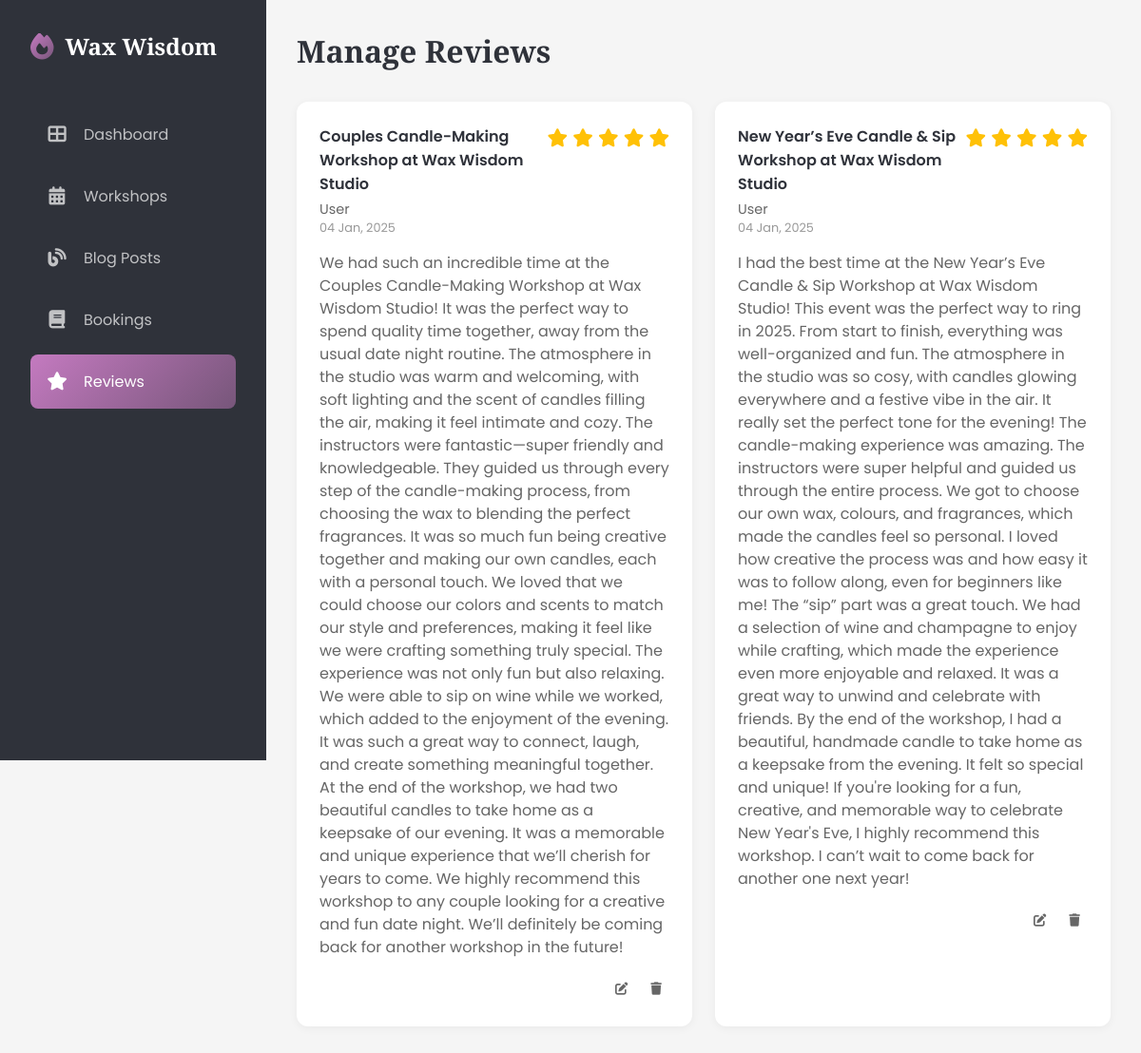
/dashboard/reviews/ (signed in), run on the app's committed database.
### candle/models.py (models this page shows, shortened)
class Config(models.Model):
    site_name = models.CharField(max_length=255)
    site_title = models.CharField(max_length=255)
    site_description = models.TextField()
    about_us = HTMLField(blank=True, null=True)
    facebook_url = models.URLField(blank=True, null=True)
    instagram_url = models.URLField(blank=True, null=True)
    pinterest_url = models.URLField(blank=True, null=True)
    created_at = models.DateTimeField(auto_now_add=True)
    updated_at = models.DateTimeField(auto_now=True)
    class Meta:
        verbose_name = 'Site Configuration'
        verbose_name_plural = 'Site Configuration'
    def as_dict(self):
        return {
            'site_name': self.site_name or '',
            'site_title': self.site_title or '',
            "about_us": self.about_us or '',
            'site_description': self.site_description or '',
            'facebook_url': self.facebook_url or '',
            'instagram_url': self.instagram_url or '',
            "pinterest_url": self.pinterest_url or ""
        }

class Review(models.Model):
    user = models.ForeignKey(
        User, on_delete=models.CASCADE, related_name='reviews', related_query_name='review'
    )
    workshop = models.ForeignKey(
        CandleWorkshop, on_delete=models.CASCADE, related_name='reviews', related_query_name='review'
    )
    rating = models.IntegerField(default=5)
    comment = models.TextField()
    created_at = models.DateTimeField(auto_now_add=True)

class CandleWorkshop(models.Model):
    title = models.CharField(max_length=255)
    description = models.TextField()
    duration = models.FloatField(
        help_text='Duration of the workshop in hours (e.g., 1.5 for 1.5 hours)'
    )
    thumbnail = models.ImageField(
        upload_to='workshop_thumbnails/',
        null=True,
        blank=True,
        help_text='Featured image for the workshop',
        storage=RawMediaCloudinaryStorage()
    )
    date = models.DateField()
    time = models.TimeField()
    price = models.DecimalField(max_digits=10, decimal_places=2)
    capacity = models.IntegerField()
    class Meta:
        ordering = ("-date",)

### candle/views.py (the view)
# urls.py: path("reviews/",DashboardReviewView.as_view(),name="dashboard_reviews"),
class DashboardReviewView(LoginRequiredMixin, ListView):
    model = Review
    template_name = "candle/dashboard/reviews.html"
    context_object_name = 'reviews'
    paginate_by = 10
    def get_queryset(self):
        user = self.request.user
        if user.is_superuser:
            return Review.objects.all().order_by('-created_at')
        return Review.objects.filter(user=user).order_by('-created_at')
    def get_context_data(self, **kwargs):
        context = super().get_context_data(**kwargs)
        context["active_menu"] = "reviews"
        return context

### candle/context_processors.py (called while the page is built)
def company_info(request):
    config = {
        "latest_blogs":Blogpost.objects.all()[:6],
        "latest_workshops":CandleWorkshop.objects.all()[:6]
    }
    try:
        config.update(Config.objects.first().as_dict())
    except Exception as e:
        pass
    return config

### candle/templates/candle/dashboard/reviews.html (shortened to what this page needs)
{% extends 'candle/dashboard/base.html' %}
{% block content %}
<main class="main-content">
    <div class="page-header">
        <h1 class="page-title">Manage Reviews</h1>
    </div>
    <div class="reviews-grid" id="reviewsGrid">
        {% for review in reviews %}
            <div class="review-card">
                <div class="review-header">
                    <div class="review-info">
                        <div class="review-workshop">{{review.workshop.title}}</div>
                        <div class="review-customer">{{review.user.get_full_name|default:"User"}}</div>
                        <div class="review-date">{{review.created_at|date:"d M, Y"}}</div>
                    </div>
                    <div class="review-rating">
                        {% with avg_rating=review.rating|floatformat:"0" %}
                        <div class="workshop-rating">
                            <div class="stars">
                                {% for i in ""|ljust:avg_rating %}
                                    <i class="fas fa-star"></i>
                                {% endfor %}
                            </div>
                        </div>
                        {% endwith %}
                    </div>
                </div>
                <div class="review-content">{{review.comment}}</div>
                <div class="review-actions">
                    <button class="action-btn" onclick="openRatingModal({{review.workshop.id}})">
                        <i class="fas fa-edit"></i>
                    </button>
                    <form method="post" action="{% url 'candle:delete_reviews' review.id %}" class="delete-form">
                        <button type="submit" class="action-btn">
                            <i class="fas fa-trash"></i>
                        </button>
                    </form>
                </div>
            </div>
        {% empty %}
            <div class="empty-state">
                <i class="fas fa-star"></i>
                <p>No Reviews Yet</p>
                <span>Your reviews will appear here once customers leave feedback</span>
            </div>
        {% endfor %}
    </div>
</main>
{% endblock content %}

### candle/templates/candle/dashboard/fragments/sidebar.html (shortened to what this page needs)
<aside class="sidebar">
    <div class="logo">
        <i class="fas fa-fire"></i>
        <span>{{site_name}}</span>
    </div>
    <ul class="nav-menu">
        <li class="nav-item">
            <a href="{% url 'candle:dashboard' %}" class="nav-link {% if active_menu == 'dashboard'%} active {% endif %}">
                <i class="fas fa-th-large"></i>
                <span>Dashboard</span>
            </a>
        </li>
        {% if user.is_superuser %}
        <li class="nav-item">
            <a href="{% url 'candle:dashboard_workshops' %}" class="nav-link {% if active_menu == 'workshops'%} active {% endif %}">
                <i class="fas fa-calendar-alt"></i>
                <span>Workshops</span>
            </a>
        </li>
        <li class="nav-item">
            <a href="{% url 'candle:dashboard_blogs' %}" class="nav-link {% if active_menu == 'blogs'%} active {% endif %}">
                <i class="fas fa-blog"></i>
                <span>{% if not user.is_superuser %}My {% endif %}Blog Posts</span>
            </a>
        </li>
        {% endif %}
        <li class="nav-item">
            <a href="{% url 'candle:dashboard_bookings' %}" class="nav-link {% if active_menu == 'bookings'%} active {% endif %}">
                <i class="fas fa-book"></i>
                <span>{% if not user.is_superuser %}My {% endif %}Bookings</span>
            </a>
        </li>
        <li class="nav-item">
            <a href="{% url 'candle:dashboard_reviews' %}" class="nav-link {% if active_menu == 'reviews'%} active {% endif %}">
                <i class="fas fa-star"></i>
                <span>{% if not user.is_superuser %}My {% endif %}Reviews</span>
            </a>
        </li>
    </ul>
</aside>

### candle/static/candle/dashboard/main.css (style rules this page uses)
:root { --color-dark: #2F323A; --color-purple: #77567A; --color-magenta: #C47AC0; --color-pink: #E39EC1; --color-light: #DEBAC0; --gradient-primary: linear-gradient(135deg, var(--color-magenta), var(--color-purple)); --gradient-hover: linear-gradient(135deg, var(--color-purple), var(--color-magenta)); }
* { margin: 0; padding: 0; box-sizing: border-box; }
body { font-family: 'Poppins', sans-serif; background-color: #f5f5f5; display: flex; min-height: 100vh; overflow-x: hidden; }
.sidebar { width: 280px; background: var(--color-dark); min-height: 100vh; padding: 2rem; position: fixed; left: 0; top: 0; transition: all 0.3s ease; z-index: 1000; }
.logo { color: white; font-size: 1.5rem; font-weight: bold; font-family: 'Playfair Display', serif; display: flex; align-items: center; gap: 0.75rem; margin-bottom: 3rem; white-space: nowrap; padding-right: 1rem; }
.logo i { background: var(--gradient-primary); -webkit-background-clip: text; -webkit-text-fill-color: transparent; font-size: 1.75rem; flex-shrink: 0; }
.nav-menu { list-style: none; }
.nav-item { margin-bottom: 0.5rem; position: relative; }
.nav-link { color: rgba(255, 255, 255, 0.7); text-decoration: none; display: flex; align-items: center; padding: 1rem; border-radius: 8px; transition: all 0.3s ease; white-space: nowrap; }
.nav-link i { margin-right: 1rem; font-size: 1.2rem; min-width: 24px; text-align: center; }
.nav-link.active, .nav-link:hover { background: var(--gradient-primary); color: white; }
.main-content { flex: 1; margin-left: 280px; padding: 2rem; transition: all 0.3s ease; width: calc(100% - 280px); }
.page-header { display: flex; justify-content: space-between; align-items: center; margin-bottom: 2rem; flex-wrap: wrap; gap: 1rem; }
.page-title { font-family: 'Playfair Display', serif; color: var(--color-dark); font-size: clamp(1.5rem, 4vw, 2rem); }
.action-btn { padding: 0.5rem; border: none; background: none; color: #666; cursor: pointer; transition: all 0.3s ease; }
.delete-form { display: inline; }

### candle/templates/candle/dashboard/reviews.html (style rules this page uses)
.reviews-grid { display: grid; grid-template-columns: repeat(auto-fit, minmax(300px, 1fr)); gap: 1.5rem; margin-bottom: 2rem; }
.review-card { background: white; padding: 1.5rem; border-radius: 12px; box-shadow: 0 2px 10px rgba(0, 0, 0, 0.05); }
.review-header { display: flex; justify-content: space-between; align-items: flex-start; margin-bottom: 1rem; }
.review-info { flex: 1; }
.review-workshop { font-weight: 600; color: var(--color-dark); margin-bottom: 0.25rem; }
.review-customer { color: #666; font-size: 0.9rem; }
.review-date { color: #999; font-size: 0.8rem; }
.review-rating { color: #ffc107; font-size: 1.2rem; }
.review-content { color: #666; margin-bottom: 1rem; line-height: 1.5; }
.review-actions { display: flex; justify-content: flex-end; gap: 0.5rem; }
.action-btn { padding: 0.5rem; border: none; background: none; color: #666; cursor: pointer; transition: all 0.3s ease; }

### data on the page
Config: site_name "Wax Wisdom"
Review: workshop "Couples Candle-Making Workshop at Wax Wisdom Studio", user.get_full_name "User", created_at "04 Jan, 2025", rating 5 (drawn), comment "We had such an incredible time at the Couples Candle-Making Workshop at Wax Wisdom Studio! It was the perfect way to spend quality time together, away from the usual date night routine. The atmosphere in the studio was warm and welcoming, with soft lighting and the scent of candles filling the air, making it feel intimate and cozy. The instructors were fantastic—super friendly and knowledgeable. They guided us through every step of the candle-making process, from choosing the wax to blending the perfect fragrances. It was so much fun being creative together and making our own candles, each with a personal touch. We loved that we could choose our colors and scents to match our style and…"
Review: workshop "New Year’s Eve Candle & Sip Workshop at Wax Wisdom Studio", user.get_full_name "User", created_at "04 Jan, 2025", rating 5 (drawn), comment "I had the best time at the New Year’s Eve Candle & Sip Workshop at Wax Wisdom Studio! This event was the perfect way to ring in 2025. From start to finish, everything was well-organized and fun. The atmosphere in the studio was so cosy, with candles glowing everywhere and a festive vibe in the air. It really set the perfect tone for the evening! The candle-making experience was amazing. The instructors were super helpful and guided us through the entire process. We got to choose our own wax, colours, and fragrances, which made the candles feel so personal. I loved how creative the process was and how easy it was to follow along, even for beginners like me! The “sip” part was a great touch.…"
